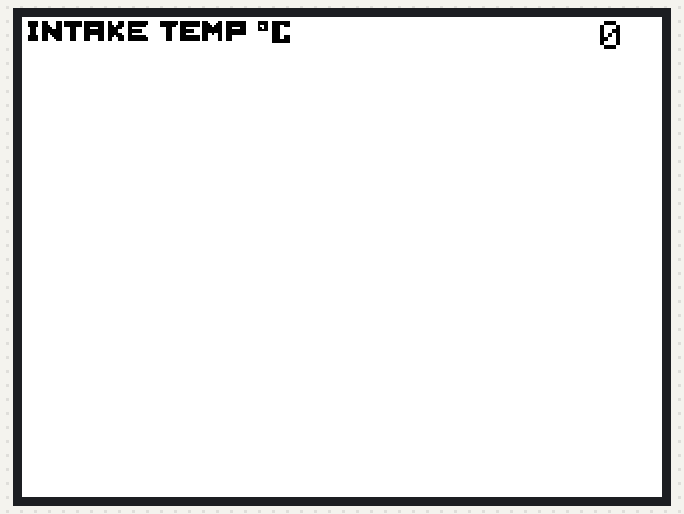
Bench run of a sketch on a simulated ESP32. Parts: 320×240 colour display.

Above: at 0.34 s.
At 1.69 s:
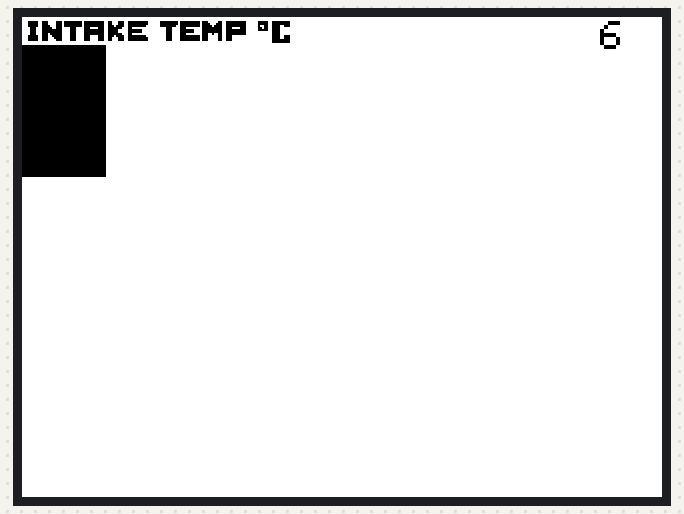
At 3.04 s:
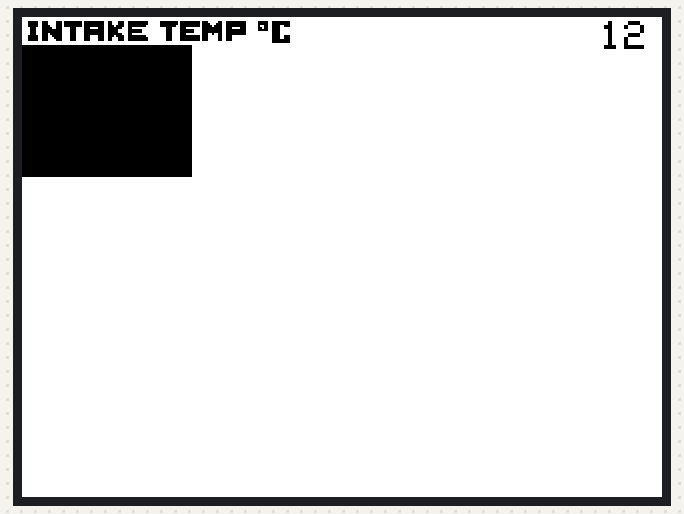
At 5.74 s:
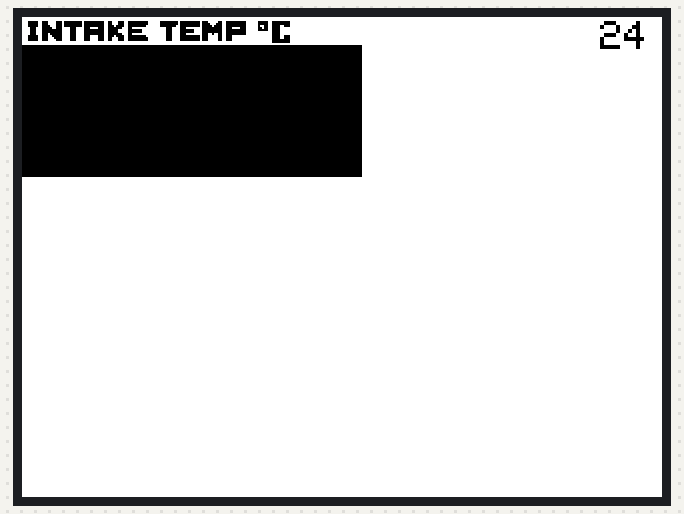
At 8.44 s:
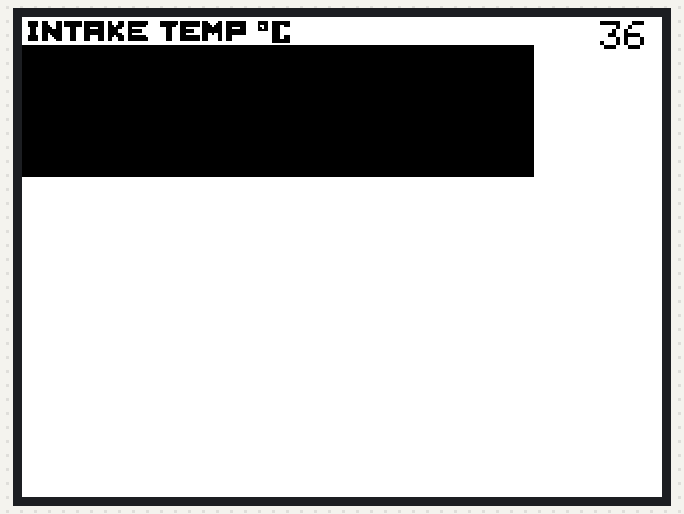
At 11.37 s:
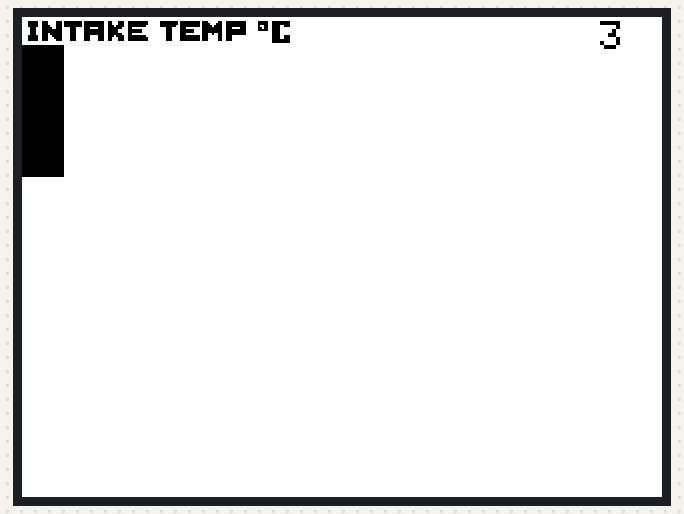

The sketch:

vykreslovanie.ino
```cpp
 // 'INTAKE_H', 320x80px
const unsigned char epd_bitmap_INTAKE_H [] PROGMEM = {
	0x00, 0x00, 0x00, 0x00, 0x00, 0x00, 0x00, 0x00, 0x00, 0x00, 0x00, 0x00, 0x00, 0x00, 0x00, 0x00,
	0x00, 0x00, 0x00, 0x00, 0x00, 0x00, 0x00, 0x00, 0x00, 0x00, 0x00, 0x00, 0x00, 0x00, 0x00, 0x00,
	0x00, 0x00, 0x00, 0x00, 0x00, 0x00, 0x00, 0x00, 0x00, 0x00, 0x00, 0x00, 0x00, 0x00, 0x00, 0x00,
	0x00, 0x00, 0x00, 0x00, 0x00, 0x00, 0x00, 0x00, 0x00, 0x00, 0x00, 0x00, 0x00, 0x00, 0x00, 0x00,
	0x00, 0x00, 0x00, 0x00, 0x00, 0x00, 0x00, 0x00, 0x00, 0x00, 0x00, 0x00, 0x00, 0x00, 0x00, 0x00,
	0x1f, 0x38, 0x77, 0xfd, 0xff, 0x98, 0xe7, 0xfe, 0x07, 0xfd, 0xff, 0xb8, 0x33, 0xff, 0x03, 0xe7,
	0xfc, 0x00, 0x00, 0x00, 0x00, 0x00, 0x00, 0x00, 0x00, 0x00, 0x00, 0x00, 0x00, 0x00, 0x00, 0x00,
	0x00, 0x00, 0x00, 0x00, 0x00, 0x00, 0x00, 0x00, 0x1f, 0x38, 0x77, 0xfd, 0xff, 0x98, 0xe7, 0xfe,
	0x07, 0xfd, 0xff, 0xbc, 0x73, 0xff, 0x03, 0xe7, 0xfc, 0x00, 0x00, 0x00, 0x00, 0x00, 0x00, 0x00,
	0x00, 0x00, 0x00, 0x00, 0x00, 0x00, 0x00, 0x00, 0x00, 0x00, 0x00, 0x00, 0x00, 0x00, 0x00, 0x00,
	0x1f, 0x3c, 0x77, 0xfd, 0xff, 0x9d, 0xe7, 0xfc, 0x07, 0xf9, 0xff, 0xbe, 0xf3, 0xff, 0x02, 0x67,
	0x9c, 0x00, 0x00, 0x00, 0x00, 0x00, 0x00, 0x00, 0x00, 0x00, 0x00, 0x00, 0x00, 0x00, 0x00, 0x00,
	0x00, 0x00, 0x00, 0x00, 0x00, 0x00, 0x00, 0x00, 0x0e, 0x3e, 0x70, 0xe1, 0xc3, 0x9f, 0xc6, 0x00,
	0x00, 0xe1, 0xc0, 0x3f, 0xf3, 0x87, 0x03, 0x67, 0x80, 0x00, 0x00, 0x00, 0x00, 0x00, 0x00, 0x00,
	0x00, 0x00, 0x00, 0x00, 0x00, 0x00, 0x00, 0x00, 0x00, 0x00, 0x00, 0x00, 0x00, 0x00, 0x00, 0x00,
	0x0e, 0x3f, 0xf0, 0xe1, 0xff, 0x9f, 0x07, 0xf0, 0x00, 0xe1, 0xfc, 0x3f, 0xf3, 0xff, 0x03, 0xe7,
	0x80, 0x00, 0x00, 0x00, 0x00, 0x00, 0x00, 0x00, 0x00, 0x00, 0x00, 0x00, 0x00, 0x00, 0x00, 0x00,
	0x00, 0x00, 0x00, 0x00, 0x00, 0x00, 0x00, 0x00, 0x0e, 0x3f, 0xf0, 0xe1, 0xff, 0x9f, 0x07, 0xf0,
	0x00, 0xe1, 0xfc, 0x3f, 0xf3, 0xff, 0x00, 0x07, 0x80, 0x00, 0x00, 0x00, 0x00, 0x00, 0x00, 0x00,
	0x00, 0x00, 0x00, 0x00, 0x00, 0x00, 0x00, 0x00, 0x00, 0x00, 0x00, 0x00, 0x00, 0x00, 0x00, 0x00,
	0x0e, 0x3b, 0xf0, 0xe1, 0xff, 0x9f, 0xc6, 0x00, 0x00, 0xe1, 0xc0, 0x39, 0x33, 0xff, 0x00, 0x07,
	0x80, 0x00, 0x00, 0x00, 0x00, 0x00, 0x00, 0x00, 0x00, 0x00, 0x00, 0x00, 0x00, 0x00, 0x00, 0x00,
	0x00, 0x00, 0x00, 0x00, 0x00, 0x00, 0x00, 0x00, 0x1f, 0x39, 0xf0, 0xe1, 0xc3, 0x9d, 0xe7, 0xfc,
	0x00, 0xe1, 0xff, 0xb8, 0x33, 0x80, 0x00, 0x07, 0x9c, 0x00, 0x00, 0x00, 0x00, 0x00, 0x00, 0x00,
	0x00, 0x00, 0x00, 0x00, 0x00, 0x00, 0x00, 0x00, 0x00, 0x00, 0x00, 0x00, 0x00, 0x00, 0x00, 0x00,
	0x1f, 0x38, 0xf0, 0xe1, 0xc3, 0x98, 0xe7, 0xfe, 0x00, 0xe1, 0xff, 0xb8, 0x33, 0x80, 0x00, 0x07,
	0x9c, 0x00, 0x00, 0x00, 0x00, 0x00, 0x00, 0x00, 0x00, 0x00, 0x00, 0x00, 0x00, 0x00, 0x00, 0x00,
	0x00, 0x00, 0x00, 0x00, 0x00, 0x00, 0x00, 0x00, 0x1f, 0x38, 0x70, 0xe1, 0xc3, 0x98, 0xe7, 0xfe,
	0x00, 0xe1, 0xff, 0xb8, 0x33, 0x80, 0x00, 0x07, 0xfc, 0x00, 0x00, 0x00, 0x00, 0x00, 0x00, 0x00,
	0x00, 0x00, 0x00, 0x00, 0x00, 0x00, 0x00, 0x00, 0x00, 0x00, 0x00, 0x00, 0x00, 0x00, 0x00, 0x00,
	0x00, 0x00, 0x00, 0x00, 0x00, 0x00, 0x00, 0x00, 0x00, 0x00, 0x00, 0x00, 0x00, 0x00, 0x00, 0x07,
	0xfc, 0x00, 0x00, 0x00, 0x00, 0x00, 0x00, 0x00, 0x00, 0x00, 0x00, 0x00, 0x00, 0x00, 0x00, 0x00,
	0x00, 0x00, 0x00, 0x00, 0x00, 0x00, 0x00, 0x00, 0x00, 0x00, 0x00, 0x00, 0x00, 0x00, 0x00, 0x00,
	0x00, 0x00, 0x00, 0x00, 0x00, 0x00, 0x00, 0x00, 0x00, 0x00, 0x00, 0x00, 0x00, 0x00, 0x00, 0x00,
	0x00, 0x00, 0x00, 0x00, 0x00, 0x00, 0x00, 0x00, 0x00, 0x00, 0x00, 0x00, 0x00, 0x00, 0x00, 0x00,
	0x00, 0x00, 0x00, 0x00, 0x00, 0x00, 0x00, 0x00, 0x00, 0x00, 0x00, 0x00, 0x00, 0x00, 0x00, 0x00,
	0x00, 0x00, 0x00, 0x00, 0x00, 0x00, 0x00, 0x00, 0x00, 0x00, 0x00, 0x00, 0x00, 0x00, 0x00, 0x00,
	0x00, 0x00, 0x00, 0x00, 0x00, 0x00, 0x00, 0x00, 0x00, 0x00, 0x00, 0x00, 0x00, 0x00, 0x00, 0x00,
	0x00, 0x00, 0x00, 0x00, 0x00, 0x00, 0x00, 0x00, 0x00, 0x00, 0x00, 0x00, 0x00, 0x00, 0x00, 0x00,
	0x00, 0x00, 0x00, 0x00, 0x00, 0x00, 0x00, 0x00, 0x00, 0x00, 0x00, 0x00, 0x00, 0x00, 0x00, 0x00,
	0x00, 0x00, 0x00, 0x00, 0x00, 0x00, 0x00, 0x00, 0x00, 0x00, 0x00, 0x00, 0x00, 0x00, 0x00, 0x00,
	0x00, 0x00, 0x00, 0x00, 0x00, 0x00, 0x00, 0x00, 0x00, 0x00, 0x00, 0x00, 0x00, 0x00, 0x00, 0x00,
	0x00, 0x00, 0x00, 0x00, 0x00, 0x00, 0x00, 0x00, 0x00, 0x00, 0x00, 0x00, 0x00, 0x00, 0x00, 0x00,
	0x00, 0x00, 0x00, 0x00, 0x00, 0x00, 0x00, 0x00, 0x00, 0x00, 0x00, 0x00, 0x00, 0x00, 0x00, 0x00,
	0x00, 0x00, 0x00, 0x00, 0x00, 0x00, 0x00, 0x00, 0x00, 0x00, 0x00, 0x00, 0x00, 0x00, 0x00, 0x00,
	0x00, 0x00, 0x00, 0x00, 0x00, 0x00, 0x00, 0x00, 0x00, 0x00, 0x00, 0x00, 0x00, 0x00, 0x00, 0x00,
	0x00, 0x00, 0x00, 0x00, 0x00, 0x00, 0x00, 0x00, 0x00, 0x00, 0x00, 0x00, 0x00, 0x00, 0x00, 0x00,
	0x00, 0x00, 0x00, 0x00, 0x00, 0x00, 0x00, 0x00, 0x00, 0x00, 0x00, 0x00, 0x00, 0x00, 0x00, 0x00,
	0x00, 0x00, 0x00, 0x00, 0x00, 0x00, 0x00, 0x00, 0x00, 0x00, 0x00, 0x00, 0x00, 0x00, 0x00, 0x00,
	0x00, 0x00, 0x00, 0x00, 0x00, 0x00, 0x00, 0x00, 0x00, 0x00, 0x00, 0x00, 0x00, 0x00, 0x00, 0x00,
	0x00, 0x00, 0x00, 0x00, 0x00, 0x00, 0x00, 0x00, 0x00, 0x00, 0x00, 0x00, 0x00, 0x00, 0x00, 0x00,
	0x00, 0x00, 0x00, 0x00, 0x00, 0x00, 0x00, 0x00, 0x00, 0x00, 0x00, 0x00, 0x00, 0x00, 0x00, 0x00,
	0x00, 0x00, 0x00, 0x00, 0x00, 0x00, 0x00, 0x00, 0x00, 0x00, 0x00, 0x00, 0x00, 0x00, 0x00, 0x00,
	0x00, 0x00, 0x00, 0x00, 0x00, 0x00, 0x00, 0x00, 0x00, 0x00, 0x00, 0x00, 0x00, 0x00, 0x00, 0x00,
	0x00, 0x00, 0x00, 0x00, 0x00, 0x00, 0x00, 0x00, 0x00, 0x00, 0x00, 0x00, 0x00, 0x00, 0x00, 0x00,
	0x00, 0x00, 0x00, 0x00, 0x00, 0x00, 0x00, 0x00, 0x00, 0x00, 0x00, 0x00, 0x00, 0x00, 0x00, 0x00,
	0x00, 0x00, 0x00, 0x00, 0x00, 0x00, 0x00, 0x00, 0x00, 0x00, 0x00, 0x00, 0x00, 0x00, 0x00, 0x00,
	0x00, 0x00, 0x00, 0x00, 0x00, 0x00, 0x00, 0x00, 0x00, 0x00, 0x00, 0x00, 0x00, 0x00, 0x00, 0x00,
	0x00, 0x00, 0x00, 0x00, 0x00, 0x00, 0x00, 0x00, 0x00, 0x00, 0x00, 0x00, 0x00, 0x00, 0x00, 0x00,
	0x00, 0x00, 0x00, 0x00, 0x00, 0x00, 0x00, 0x00, 0x00, 0x00, 0x00, 0x00, 0x00, 0x00, 0x00, 0x00,
	0x00, 0x00, 0x00, 0x00, 0x00, 0x00, 0x00, 0x00, 0x00, 0x00, 0x00, 0x00, 0x00, 0x00, 0x00, 0x00,
	0x00, 0x00, 0x00, 0x00, 0x00, 0x00, 0x00, 0x00, 0x00, 0x00, 0x00, 0x00, 0x00, 0x00, 0x00, 0x00,
	0x00, 0x00, 0x00, 0x00, 0x00, 0x00, 0x00, 0x00, 0x00, 0x00, 0x00, 0x00, 0x00, 0x00, 0x00, 0x00,
	0x00, 0x00, 0x00, 0x00, 0x00, 0x00, 0x00, 0x00, 0x00, 0x00, 0x00, 0x00, 0x00, 0x00, 0x00, 0x00,
	0x00, 0x00, 0x00, 0x00, 0x00, 0x00, 0x00, 0x00, 0x00, 0x00, 0x00, 0x00, 0x00, 0x00, 0x00, 0x00,
	0x00, 0x00, 0x00, 0x00, 0x00, 0x00, 0x00, 0x00, 0x00, 0x00, 0x00, 0x00, 0x00, 0x00, 0x00, 0x00,
	0x00, 0x00, 0x00, 0x00, 0x00, 0x00, 0x00, 0x00, 0x00, 0x00, 0x00, 0x00, 0x00, 0x00, 0x00, 0x00,
	0x00, 0x00, 0x00, 0x00, 0x00, 0x00, 0x00, 0x00, 0x00, 0x00, 0x00, 0x00, 0x00, 0x00, 0x00, 0x00,
	0x00, 0x00, 0x00, 0x00, 0x00, 0x00, 0x00, 0x00, 0x00, 0x00, 0x00, 0x00, 0x00, 0x00, 0x00, 0x00,
	0x00, 0x00, 0x00, 0x00, 0x00, 0x00, 0x00, 0x00, 0x00, 0x00, 0x00, 0x00, 0x00, 0x00, 0x00, 0x00,
	0x00, 0x00, 0x00, 0x00, 0x00, 0x00, 0x00, 0x00, 0x00, 0x00, 0x00, 0x00, 0x00, 0x00, 0x00, 0x00,
	0x00, 0x00, 0x00, 0x00, 0x00, 0x00, 0x00, 0x00, 0x00, 0x00, 0x00, 0x00, 0x00, 0x00, 0x00, 0x00,
	0x00, 0x00, 0x00, 0x00, 0x00, 0x00, 0x00, 0x00, 0x00, 0x00, 0x00, 0x00, 0x00, 0x00, 0x00, 0x00,
	0x00, 0x00, 0x00, 0x00, 0x00, 0x00, 0x00, 0x00, 0x00, 0x00, 0x00, 0x00, 0x00, 0x00, 0x00, 0x00,
	0x00, 0x00, 0x00, 0x00, 0x00, 0x00, 0x00, 0x00, 0x00, 0x00, 0x00, 0x00, 0x00, 0x00, 0x00, 0x00,
	0x00, 0x00, 0x00, 0x00, 0x00, 0x00, 0x00, 0x00, 0x00, 0x00, 0x00, 0x00, 0x00, 0x00, 0x00, 0x00,
	0x00, 0x00, 0x00, 0x00, 0x00, 0x00, 0x00, 0x00, 0x00, 0x00, 0x00, 0x00, 0x00, 0x00, 0x00, 0x00,
	0x00, 0x00, 0x00, 0x00, 0x00, 0x00, 0x00, 0x00, 0x00, 0x00, 0x00, 0x00, 0x00, 0x00, 0x00, 0x00,
	0x00, 0x00, 0x00, 0x00, 0x00, 0x00, 0x00, 0x00, 0x00, 0x00, 0x00, 0x00, 0x00, 0x00, 0x00, 0x00,
	0x00, 0x00, 0x00, 0x00, 0x00, 0x00, 0x00, 0x00, 0x00, 0x00, 0x00, 0x00, 0x00, 0x00, 0x00, 0x00,
	0x00, 0x00, 0x00, 0x00, 0x00, 0x00, 0x00, 0x00, 0x00, 0x00, 0x00, 0x00, 0x00, 0x00, 0x00, 0x00,
	0x00, 0x00, 0x00, 0x00, 0x00, 0x00, 0x00, 0x00, 0x00, 0x00, 0x00, 0x00, 0x00, 0x00, 0x00, 0x00,
	0x00, 0x00, 0x00, 0x00, 0x00, 0x00, 0x00, 0x00, 0x00, 0x00, 0x00, 0x00, 0x00, 0x00, 0x00, 0x00,
	0x00, 0x00, 0x00, 0x00, 0x00, 0x00, 0x00, 0x00, 0x00, 0x00, 0x00, 0x00, 0x00, 0x00, 0x00, 0x00,
	0x00, 0x00, 0x00, 0x00, 0x00, 0x00, 0x00, 0x00, 0x00, 0x00, 0x00, 0x00, 0x00, 0x00, 0x00, 0x00,
	0x00, 0x00, 0x00, 0x00, 0x00, 0x00, 0x00, 0x00, 0x00, 0x00, 0x00, 0x00, 0x00, 0x00, 0x00, 0x00,
	0x00, 0x00, 0x00, 0x00, 0x00, 0x00, 0x00, 0x00, 0x00, 0x00, 0x00, 0x00, 0x00, 0x00, 0x00, 0x00,
	0x00, 0x00, 0x00, 0x00, 0x00, 0x00, 0x00, 0x00, 0x00, 0x00, 0x00, 0x00, 0x00, 0x00, 0x00, 0x00,
	0x00, 0x00, 0x00, 0x00, 0x00, 0x00, 0x00, 0x00, 0x00, 0x00, 0x00, 0x00, 0x00, 0x00, 0x00, 0x00,
	0x00, 0x00, 0x00, 0x00, 0x00, 0x00, 0x00, 0x00, 0x00, 0x00, 0x00, 0x00, 0x00, 0x00, 0x00, 0x00,
	0x00, 0x00, 0x00, 0x00, 0x00, 0x00, 0x00, 0x00, 0x00, 0x00, 0x00, 0x00, 0x00, 0x00, 0x00, 0x00,
	0x00, 0x00, 0x00, 0x00, 0x00, 0x00, 0x00, 0x00, 0x00, 0x00, 0x00, 0x00, 0x00, 0x00, 0x00, 0x00,
	0x00, 0x00, 0x00, 0x00, 0x00, 0x00, 0x00, 0x00, 0x00, 0x00, 0x00, 0x00, 0x00, 0x00, 0x00, 0x00,
	0x00, 0x00, 0x00, 0x00, 0x00, 0x00, 0x00, 0x00, 0x00, 0x00, 0x00, 0x00, 0x00, 0x00, 0x00, 0x00,
	0x00, 0x00, 0x00, 0x00, 0x00, 0x00, 0x00, 0x00, 0x00, 0x00, 0x00, 0x00, 0x00, 0x00, 0x00, 0x00,
	0x00, 0x00, 0x00, 0x00, 0x00, 0x00, 0x00, 0x00, 0x00, 0x00, 0x00, 0x00, 0x00, 0x00, 0x00, 0x00,
	0x00, 0x00, 0x00, 0x00, 0x00, 0x00, 0x00, 0x00, 0x00, 0x00, 0x00, 0x00, 0x00, 0x00, 0x00, 0x00,
	0x00, 0x00, 0x00, 0x00, 0x00, 0x00, 0x00, 0x00, 0x00, 0x00, 0x00, 0x00, 0x00, 0x00, 0x00, 0x00,
	0x00, 0x00, 0x00, 0x00, 0x00, 0x00, 0x00, 0x00, 0x00, 0x00, 0x00, 0x00, 0x00, 0x00, 0x00, 0x00,
	0x00, 0x00, 0x00, 0x00, 0x00, 0x00, 0x00, 0x00, 0x00, 0x00, 0x00, 0x00, 0x00, 0x00, 0x00, 0x00,
	0x00, 0x00, 0x00, 0x00, 0x00, 0x00, 0x00, 0x00, 0x00, 0x00, 0x00, 0x00, 0x00, 0x00, 0x00, 0x00,
	0x00, 0x00, 0x00, 0x00, 0x00, 0x00, 0x00, 0x00, 0x00, 0x00, 0x00, 0x00, 0x00, 0x00, 0x00, 0x00,
	0x00, 0x00, 0x00, 0x00, 0x00, 0x00, 0x00, 0x00, 0x00, 0x00, 0x00, 0x00, 0x00, 0x00, 0x00, 0x00,
	0x00, 0x00, 0x00, 0x00, 0x00, 0x00, 0x00, 0x00, 0x00, 0x00, 0x00, 0x00, 0x00, 0x00, 0x00, 0x00,
	0x00, 0x00, 0x00, 0x00, 0x00, 0x00, 0x00, 0x00, 0x00, 0x00, 0x00, 0x00, 0x00, 0x00, 0x00, 0x00,
	0x00, 0x00, 0x00, 0x00, 0x00, 0x00, 0x00, 0x00, 0x00, 0x00, 0x00, 0x00, 0x00, 0x00, 0x00, 0x00,
	0x00, 0x00, 0x00, 0x00, 0x00, 0x00, 0x00, 0x00, 0x00, 0x00, 0x00, 0x00, 0x00, 0x00, 0x00, 0x00,
	0x00, 0x00, 0x00, 0x00, 0x00, 0x00, 0x00, 0x00, 0x00, 0x00, 0x00, 0x00, 0x00, 0x00, 0x00, 0x00,
	0x00, 0x00, 0x00, 0x00, 0x00, 0x00, 0x00, 0x00, 0x00, 0x00, 0x00, 0x00, 0x00, 0x00, 0x00, 0x00,
	0x00, 0x00, 0x00, 0x00, 0x00, 0x00, 0x00, 0x00, 0x00, 0x00, 0x00, 0x00, 0x00, 0x00, 0x00, 0x00,
	0x00, 0x00, 0x00, 0x00, 0x00, 0x00, 0x00, 0x00, 0x00, 0x00, 0x00, 0x00, 0x00, 0x00, 0x00, 0x00,
	0x00, 0x00, 0x00, 0x00, 0x00, 0x00, 0x00, 0x00, 0x00, 0x00, 0x00, 0x00, 0x00, 0x00, 0x00, 0x00,
	0x00, 0x00, 0x00, 0x00, 0x00, 0x00, 0x00, 0x00, 0x00, 0x00, 0x00, 0x00, 0x00, 0x00, 0x00, 0x00,
	0x00, 0x00, 0x00, 0x00, 0x00, 0x00, 0x00, 0x00, 0x00, 0x00, 0x00, 0x00, 0x00, 0x00, 0x00, 0x00,
	0x00, 0x00, 0x00, 0x00, 0x00, 0x00, 0x00, 0x00, 0x00, 0x00, 0x00, 0x00, 0x00, 0x00, 0x00, 0x00,
	0x00, 0x00, 0x00, 0x00, 0x00, 0x00, 0x00, 0x00, 0x00, 0x00, 0x00, 0x00, 0x00, 0x00, 0x00, 0x00,
	0x00, 0x00, 0x00, 0x00, 0x00, 0x00, 0x00, 0x00, 0x00, 0x00, 0x00, 0x00, 0x00, 0x00, 0x00, 0x00,
	0x00, 0x00, 0x00, 0x00, 0x00, 0x00, 0x00, 0x00, 0x00, 0x00, 0x00, 0x00, 0x00, 0x00, 0x00, 0x00,
	0x00, 0x00, 0x00, 0x00, 0x00, 0x00, 0x00, 0x00, 0x00, 0x00, 0x00, 0x00, 0x00, 0x00, 0x00, 0x00,
	0x00, 0x00, 0x00, 0x00, 0x00, 0x00, 0x00, 0x00, 0x00, 0x00, 0x00, 0x00, 0x00, 0x00, 0x00, 0x00,
	0x00, 0x00, 0x00, 0x00, 0x00, 0x00, 0x00, 0x00, 0x00, 0x00, 0x00, 0x00, 0x00, 0x00, 0x00, 0x00,
	0x00, 0x00, 0x00, 0x00, 0x00, 0x00, 0x00, 0x00, 0x00, 0x00, 0x00, 0x00, 0x00, 0x00, 0x00, 0x00,
	0x00, 0x00, 0x00, 0x00, 0x00, 0x00, 0x00, 0x00, 0x00, 0x00, 0x00, 0x00, 0x00, 0x00, 0x00, 0x00,
	0x00, 0x00, 0x00, 0x00, 0x00, 0x00, 0x00, 0x00, 0x00, 0x00, 0x00, 0x00, 0x00, 0x00, 0x00, 0x00,
	0x00, 0x00, 0x00, 0x00, 0x00, 0x00, 0x00, 0x00, 0x00, 0x00, 0x00, 0x00, 0x00, 0x00, 0x00, 0x00,
	0x00, 0x00, 0x00, 0x00, 0x00, 0x00, 0x00, 0x00, 0x00, 0x00, 0x00, 0x00, 0x00, 0x00, 0x00, 0x00,
	0x00, 0x00, 0x00, 0x00, 0x00, 0x00, 0x00, 0x00, 0x00, 0x00, 0x00, 0x00, 0x00, 0x00, 0x00, 0x00,
	0x00, 0x00, 0x00, 0x00, 0x00, 0x00, 0x00, 0x00, 0x00, 0x00, 0x00, 0x00, 0x00, 0x00, 0x00, 0x00,
	0x00, 0x00, 0x00, 0x00, 0x00, 0x00, 0x00, 0x00, 0x00, 0x00, 0x00, 0x00, 0x00, 0x00, 0x00, 0x00,
	0x00, 0x00, 0x00, 0x00, 0x00, 0x00, 0x00, 0x00, 0x00, 0x00, 0x00, 0x00, 0x00, 0x00, 0x00, 0x00,
	0x00, 0x00, 0x00, 0x00, 0x00, 0x00, 0x00, 0x00, 0x00, 0x00, 0x00, 0x00, 0x00, 0x00, 0x00, 0x00,
	0x00, 0x00, 0x00, 0x00, 0x00, 0x00, 0x00, 0x00, 0x00, 0x00, 0x00, 0x00, 0x00, 0x00, 0x00, 0x00,
	0x00, 0x00, 0x00, 0x00, 0x00, 0x00, 0x00, 0x00, 0x00, 0x00, 0x00, 0x00, 0x00, 0x00, 0x00, 0x00,
	0x00, 0x00, 0x00, 0x00, 0x00, 0x00, 0x00, 0x00, 0x00, 0x00, 0x00, 0x00, 0x00, 0x00, 0x00, 0x00,
	0x00, 0x00, 0x00, 0x00, 0x00, 0x00, 0x00, 0x00, 0x00, 0x00, 0x00, 0x00, 0x00, 0x00, 0x00, 0x00,
	0x00, 0x00, 0x00, 0x00, 0x00, 0x00, 0x00, 0x00, 0x00, 0x00, 0x00, 0x00, 0x00, 0x00, 0x00, 0x00,
	0x00, 0x00, 0x00, 0x00, 0x00, 0x00, 0x00, 0x00, 0x00, 0x00, 0x00, 0x00, 0x00, 0x00, 0x00, 0x00,
	0x00, 0x00, 0x00, 0x00, 0x00, 0x00, 0x00, 0x00, 0x00, 0x00, 0x00, 0x00, 0x00, 0x00, 0x00, 0x00,
	0x00, 0x00, 0x00, 0x00, 0x00, 0x00, 0x00, 0x00, 0x00, 0x00, 0x00, 0x00, 0x00, 0x00, 0x00, 0x00,
	0x00, 0x00, 0x00, 0x00, 0x00, 0x00, 0x00, 0x00, 0x00, 0x00, 0x00, 0x00, 0x00, 0x00, 0x00, 0x00,
	0x00, 0x00, 0x00, 0x00, 0x00, 0x00, 0x00, 0x00, 0x00, 0x00, 0x00, 0x00, 0x00, 0x00, 0x00, 0x00,
	0x00, 0x00, 0x00, 0x00, 0x00, 0x00, 0x00, 0x00, 0x00, 0x00, 0x00, 0x00, 0x00, 0x00, 0x00, 0x00,
	0x00, 0x00, 0x00, 0x00, 0x00, 0x00, 0x00, 0x00, 0x00, 0x00, 0x00, 0x00, 0x00, 0x00, 0x00, 0x00,
	0x00, 0x00, 0x00, 0x00, 0x00, 0x00, 0x00, 0x00, 0x00, 0x00, 0x00, 0x00, 0x00, 0x00, 0x00, 0x00,
	0x00, 0x00, 0x00, 0x00, 0x00, 0x00, 0x00, 0x00, 0x00, 0x00, 0x00, 0x00, 0x00, 0x00, 0x00, 0x00,
	0x00, 0x00, 0x00, 0x00, 0x00, 0x00, 0x00, 0x00, 0x00, 0x00, 0x00, 0x00, 0x00, 0x00, 0x00, 0x00,
	0x00, 0x00, 0x00, 0x00, 0x00, 0x00, 0x00, 0x00, 0x00, 0x00, 0x00, 0x00, 0x00, 0x00, 0x00, 0x00,
	0x00, 0x00, 0x00, 0x00, 0x00, 0x00, 0x00, 0x00, 0x00, 0x00, 0x00, 0x00, 0x00, 0x00, 0x00, 0x00,
	0x00, 0x00, 0x00, 0x00, 0x00, 0x00, 0x00, 0x00, 0x00, 0x00, 0x00, 0x00, 0x00, 0x00, 0x00, 0x00,
	0x00, 0x00, 0x00, 0x00, 0x00, 0x00, 0x00, 0x00, 0x00, 0x00, 0x00, 0x00, 0x00, 0x00, 0x00, 0x00,
	0x00, 0x00, 0x00, 0x00, 0x00, 0x00, 0x00, 0x00, 0x00, 0x00, 0x00, 0x00, 0x00, 0x00, 0x00, 0x00,
	0x00, 0x00, 0x00, 0x00, 0x00, 0x00, 0x00, 0x00, 0x00, 0x00, 0x00, 0x00, 0x00, 0x00, 0x00, 0x00,
	0x00, 0x00, 0x00, 0x00, 0x00, 0x00, 0x00, 0x00, 0x00, 0x00, 0x00, 0x00, 0x00, 0x00, 0x00, 0x00,
	0x00, 0x00, 0x00, 0x00, 0x00, 0x00, 0x00, 0x00, 0x00, 0x00, 0x00, 0x00, 0x00, 0x00, 0x00, 0x00,
	0x00, 0x00, 0x00, 0x00, 0x00, 0x00, 0x00, 0x00, 0x00, 0x00, 0x00, 0x00, 0x00, 0x00, 0x00, 0x00,
	0x00, 0x00, 0x00, 0x00, 0x00, 0x00, 0x00, 0x00, 0x00, 0x00, 0x00, 0x00, 0x00, 0x00, 0x00, 0x00,
	0x00, 0x00, 0x00, 0x00, 0x00, 0x00, 0x00, 0x00, 0x00, 0x00, 0x00, 0x00, 0x00, 0x00, 0x00, 0x00,
	0x00, 0x00, 0x00, 0x00, 0x00, 0x00, 0x00, 0x00, 0x00, 0x00, 0x00, 0x00, 0x00, 0x00, 0x00, 0x00,
	0x00, 0x00, 0x00, 0x00, 0x00, 0x00, 0x00, 0x00, 0x00, 0x00, 0x00, 0x00, 0x00, 0x00, 0x00, 0x00,
	0x00, 0x00, 0x00, 0x00, 0x00, 0x00, 0x00, 0x00, 0x00, 0x00, 0x00, 0x00, 0x00, 0x00, 0x00, 0x00,
	0x00, 0x00, 0x00, 0x00, 0x00, 0x00, 0x00, 0x00, 0x00, 0x00, 0x00, 0x00, 0x00, 0x00, 0x00, 0x00,
	0x00, 0x00, 0x00, 0x00, 0x00, 0x00, 0x00, 0x00, 0x00, 0x00, 0x00, 0x00, 0x00, 0x00, 0x00, 0x00,
	0x00, 0x00, 0x00, 0x00, 0x00, 0x00, 0x00, 0x00, 0x00, 0x00, 0x00, 0x00, 0x00, 0x00, 0x00, 0x00,
	0x00, 0x00, 0x00, 0x00, 0x00, 0x00, 0x00, 0x00, 0x00, 0x00, 0x00, 0x00, 0x00, 0x00, 0x00, 0x00,
	0x00, 0x00, 0x00, 0x00, 0x00, 0x00, 0x00, 0x00, 0x00, 0x00, 0x00, 0x00, 0x00, 0x00, 0x00, 0x00,
	0x00, 0x00, 0x00, 0x00, 0x00, 0x00, 0x00, 0x00, 0x00, 0x00, 0x00, 0x00, 0x00, 0x00, 0x00, 0x00,
	0x00, 0x00, 0x00, 0x00, 0x00, 0x00, 0x00, 0x00, 0x00, 0x00, 0x00, 0x00, 0x00, 0x00, 0x00, 0x00,
	0x00, 0x00, 0x00, 0x00, 0x00, 0x00, 0x00, 0x00, 0x00, 0x00, 0x00, 0x00, 0x00, 0x00, 0x00, 0x00,
	0x00, 0x00, 0x00, 0x00, 0x00, 0x00, 0x00, 0x00, 0x00, 0x00, 0x00, 0x00, 0x00, 0x00, 0x00, 0x00,
	0x00, 0x00, 0x00, 0x00, 0x00, 0x00, 0x00, 0x00, 0x00, 0x00, 0x00, 0x00, 0x00, 0x00, 0x00, 0x00,
	0x00, 0x00, 0x00, 0x00, 0x00, 0x00, 0x00, 0x00, 0x00, 0x00, 0x00, 0x00, 0x00, 0x00, 0x00, 0x00,
	0x00, 0x00, 0x00, 0x00, 0x00, 0x00, 0x00, 0x00, 0x00, 0x00, 0x00, 0x00, 0x00, 0x00, 0x00, 0x00,
	0x00, 0x00, 0x00, 0x00, 0x00, 0x00, 0x00, 0x00, 0x00, 0x00, 0x00, 0x00, 0x00, 0x00, 0x00, 0x00,
	0x00, 0x00, 0x00, 0x00, 0x00, 0x00, 0x00, 0x00, 0x00, 0x00, 0x00, 0x00, 0x00, 0x00, 0x00, 0x00,
	0x00, 0x00, 0x00, 0x00, 0x00, 0x00, 0x00, 0x00, 0x00, 0x00, 0x00, 0x00, 0x00, 0x00, 0x00, 0x00,
	0x00, 0x00, 0x00, 0x00, 0x00, 0x00, 0x00, 0x00, 0x00, 0x00, 0x00, 0x00, 0x00, 0x00, 0x00, 0x00,
	0x00, 0x00, 0x00, 0x00, 0x00, 0x00, 0x00, 0x00, 0x00, 0x00, 0x00, 0x00, 0x00, 0x00, 0x00, 0x00,
	0x00, 0x00, 0x00, 0x00, 0x00, 0x00, 0x00, 0x00, 0x00, 0x00, 0x00, 0x00, 0x00, 0x00, 0x00, 0x00,
	0x00, 0x00, 0x00, 0x00, 0x00, 0x00, 0x00, 0x00, 0x00, 0x00, 0x00, 0x00, 0x00, 0x00, 0x00, 0x00,
	0x00, 0x00, 0x00, 0x00, 0x00, 0x00, 0x00, 0x00, 0x00, 0x00, 0x00, 0x00, 0x00, 0x00, 0x00, 0x00,
	0x00, 0x00, 0x00, 0x00, 0x00, 0x00, 0x00, 0x00, 0x00, 0x00, 0x00, 0x00, 0x00, 0x00, 0x00, 0x00,
	0x00, 0x00, 0x00, 0x00, 0x00, 0x00, 0x00, 0x00, 0x00, 0x00, 0x00, 0x00, 0x00, 0x00, 0x00, 0x00,
	0x00, 0x00, 0x00, 0x00, 0x00, 0x00, 0x00, 0x00, 0x00, 0x00, 0x00, 0x00, 0x00, 0x00, 0x00, 0x00,
	0x00, 0x00, 0x00, 0x00, 0x00, 0x00, 0x00, 0x00, 0x00, 0x00, 0x00, 0x00, 0x00, 0x00, 0x00, 0x00,
	0x00, 0x00, 0x00, 0x00, 0x00, 0x00, 0x00, 0x00, 0x00, 0x00, 0x00, 0x00, 0x00, 0x00, 0x00, 0x00,
	0x00, 0x00, 0x00, 0x00, 0x00, 0x00, 0x00, 0x00, 0x00, 0x00, 0x00, 0x00, 0x00, 0x00, 0x00, 0x00,
	0x00, 0x00, 0x00, 0x00, 0x00, 0x00, 0x00, 0x00, 0x00, 0x00, 0x00, 0x00, 0x00, 0x00, 0x00, 0x00,
	0x00, 0x00, 0x00, 0x00, 0x00, 0x00, 0x00, 0x00, 0x00, 0x00, 0x00, 0x00, 0x00, 0x00, 0x00, 0x00,
	0x00, 0x00, 0x00, 0x00, 0x00, 0x00, 0x00, 0x00, 0x00, 0x00, 0x00, 0x00, 0x00, 0x00, 0x00, 0x00,
	0x00, 0x00, 0x00, 0x00, 0x00, 0x00, 0x00, 0x00, 0x00, 0x00, 0x00, 0x00, 0x00, 0x00, 0x00, 0x00,
	0x00, 0x00, 0x00, 0x00, 0x00, 0x00, 0x00, 0x00, 0x00, 0x00, 0x00, 0x00, 0x00, 0x00, 0x00, 0x00,
	0x00, 0x00, 0x00, 0x00, 0x00, 0x00, 0x00, 0x00, 0x00, 0x00, 0x00, 0x00, 0x00, 0x00, 0x00, 0x00,
	0x00, 0x00, 0x00, 0x00, 0x00, 0x00, 0x00, 0x00, 0x00, 0x00, 0x00, 0x00, 0x00, 0x00, 0x00, 0x00,
	0x00, 0x00, 0x00, 0x00, 0x00, 0x00, 0x00, 0x00, 0x00, 0x00, 0x00, 0x00, 0x00, 0x00, 0x00, 0x00,
	0x00, 0x00, 0x00, 0x00, 0x00, 0x00, 0x00, 0x00, 0x00, 0x00, 0x00, 0x00, 0x00, 0x00, 0x00, 0x00,
	0x00, 0x00, 0x00, 0x00, 0x00, 0x00, 0x00, 0x00, 0x00, 0x00, 0x00, 0x00, 0x00, 0x00, 0x00, 0x00,
	0x00, 0x00, 0x00, 0x00, 0x00, 0x00, 0x00, 0x00, 0x00, 0x00, 0x00, 0x00, 0x00, 0x00, 0x00, 0x00,
	0x00, 0x00, 0x00, 0x00, 0x00, 0x00, 0x00, 0x00, 0x00, 0x00, 0x00, 0x00, 0x00, 0x00, 0x00, 0x00,
	0x00, 0x00, 0x00, 0x00, 0x00, 0x00, 0x00, 0x00, 0x00, 0x00, 0x00, 0x00, 0x00, 0x00, 0x00, 0x00,
	0x00, 0x00, 0x00, 0x00, 0x00, 0x00, 0x00, 0x00, 0x00, 0x00, 0x00, 0x00, 0x00, 0x00, 0x00, 0x00
};

// Array of all bitmaps for convenience. (Total bytes used to store images in PROGMEM = 3216)
const int epd_bitmap_allArray_LEN = 1;
const unsigned char* epd_bitmap_allArray[1] = {
	epd_bitmap_INTAKE_H
};


#include <TFT_eSPI.h>

TFT_eSPI tft = TFT_eSPI();

int prev_rectWidth = 0;

void setup() {
  Serial.begin(115200);

  tft.init();
  tft.setRotation(1);
  tft.fillScreen(TFT_WHITE);
}

void loop() {
  for (int intake_temp = 0; intake_temp <= 45; intake_temp += 1) {
    drawIntakeTemp(0, 0, intake_temp);
    delay(200);
  }
}

void drawIntakeTemp(int x, int y, int intake_temp) {
  tft.drawBitmap(x, y, epd_bitmap_allArray[0], 320, 80, TFT_BLACK);

  int rectWidth = map(intake_temp, 0, 45, 0, 320);

  if (rectWidth != prev_rectWidth) {
    tft.fillRect(x + prev_rectWidth, y + 14, 320 - prev_rectWidth, 66, TFT_WHITE);
    tft.fillRect(x, y + 14, rectWidth, 66, TFT_BLACK);
    prev_rectWidth = rectWidth;
  }

  tft.setTextColor(TFT_BLACK, TFT_WHITE);
  tft.setTextSize(2);
  tft.fillRect(289, y + 2, 50, 20, TFT_WHITE);
  tft.setCursor(289, y + 2);
  tft.print(intake_temp);

  if (intake_temp >= 45) {
    intake_temp = 0;
    prev_rectWidth = 0;
    tft.fillRect(x, y + 14, 320, 66, TFT_WHITE);
  }
}

void drawIntakeTempGraphHorizont(int x, int y, int intake_temp) {
  tft.drawBitmap(x, y, epd_bitmap_allArray[0], 320, 80, TFT_BLACK);
  int rectHight = map(intake_temp, 0, 45, x+66, y+14);
}
```

Measured:
- by itself, everything shown: repeats every 10.4 s, in 46 steps
